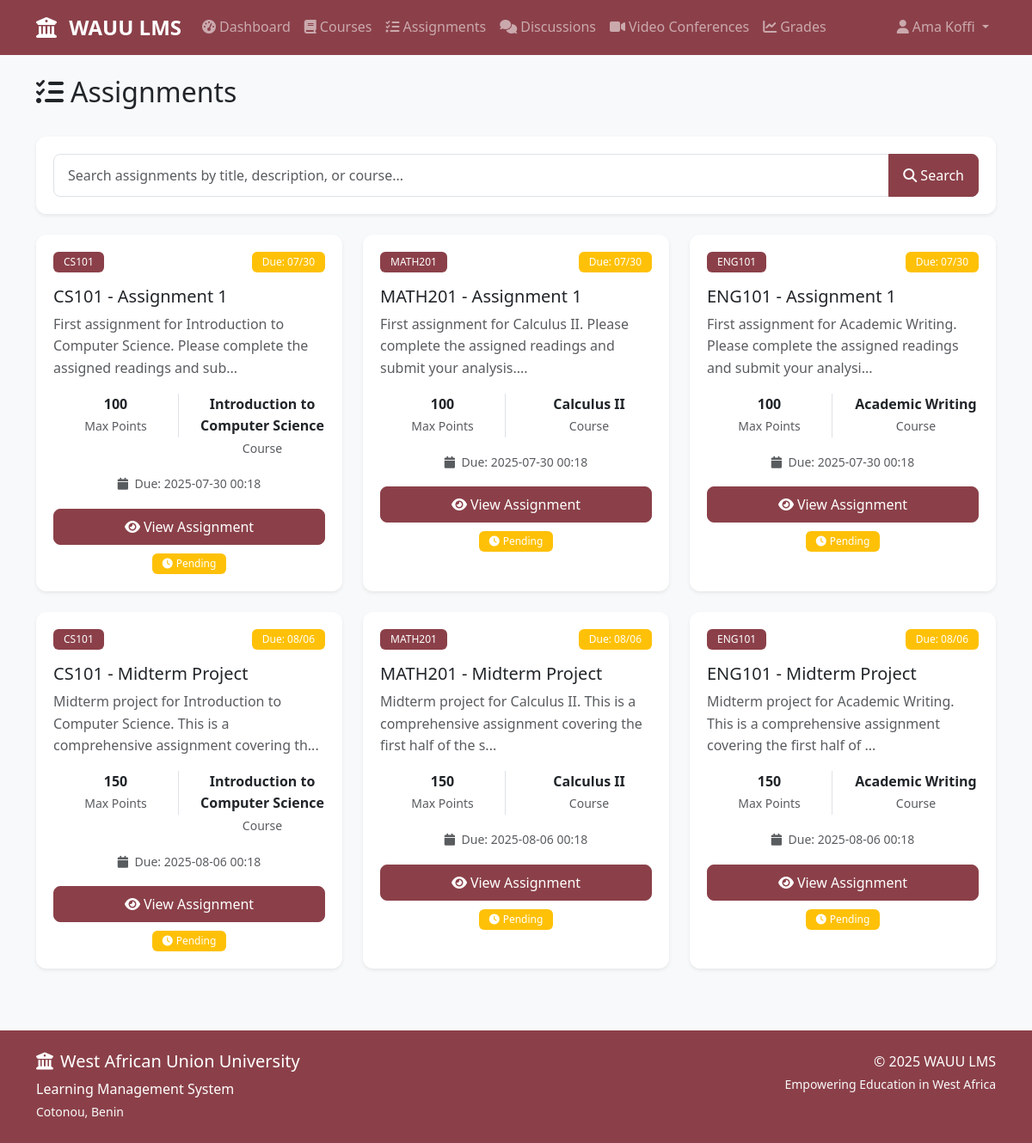
Screenshot of /assignments (signed in) with the database file from the repository.
### models.py (models this page shows, shortened)
class User(UserMixin, db.Model):
    id = db.Column(db.Integer, primary_key=True)
    username = db.Column(db.String(64), unique=True, nullable=False)
    email = db.Column(db.String(120), unique=True, nullable=False)
    password_hash = db.Column(db.String(256))
    first_name = db.Column(db.String(64), nullable=False)
    last_name = db.Column(db.String(64), nullable=False)
    role = db.Column(db.String(20), nullable=False, default='student')  # student, lecturer, admin
    created_at = db.Column(db.DateTime, default=datetime.utcnow)
    enrollments = db.relationship('Enrollment', backref='user', lazy='dynamic')
    taught_courses = db.relationship('Course', backref='lecturer', lazy='dynamic')
    submissions = db.relationship('Submission', backref='student', lazy='dynamic')
    posts = db.relationship('Post', backref='author', lazy='dynamic')
    grades = db.relationship('Grade', backref='student', lazy='dynamic')
    def get_full_name(self):
        return f"{self.first_name} {self.last_name}"
    def is_admin(self):
        return self.role == 'admin'
    def is_lecturer(self):
        return self.role == 'lecturer'
    def is_student(self):
        return self.role == 'student'

class Assignment(db.Model):
    id = db.Column(db.Integer, primary_key=True)
    title = db.Column(db.String(200), nullable=False)
    description = db.Column(db.Text)
    course_id = db.Column(db.Integer, db.ForeignKey('course.id'), nullable=False)
    max_points = db.Column(db.Integer, default=100)
    due_date = db.Column(db.DateTime)
    created_at = db.Column(db.DateTime, default=datetime.utcnow)
    submissions = db.relationship('Submission', backref='assignment', lazy='dynamic', cascade='all, delete-orphan')
    grades = db.relationship('Grade', backref='assignment', lazy='dynamic', cascade='all, delete-orphan')

class Course(db.Model):
    id = db.Column(db.Integer, primary_key=True)
    code = db.Column(db.String(20), unique=True, nullable=False)
    title = db.Column(db.String(200), nullable=False)
    description = db.Column(db.Text)
    lecturer_id = db.Column(db.Integer, db.ForeignKey('user.id'), nullable=False)
    created_at = db.Column(db.DateTime, default=datetime.utcnow)
    enrollments = db.relationship('Enrollment', backref='course', lazy='dynamic', cascade='all, delete-orphan')
    assignments = db.relationship('Assignment', backref='course', lazy='dynamic', cascade='all, delete-orphan')
    discussions = db.relationship('Discussion', backref='course', lazy='dynamic', cascade='all, delete-orphan')

### routes.py (the view, shortened to what this page needs)
@app.route('/assignments')
@login_required
def assignments():
    search_query = request.args.get('search', '').strip()
    if current_user.is_student():
        enrolled_courses = db.session.query(Course).join(Enrollment).filter(Enrollment.user_id == current_user.id).all()
        course_ids = [c.id for c in enrolled_courses]
        assignments_query = Assignment.query.filter(Assignment.course_id.in_(course_ids))
        assignments = assignments_query.order_by(Assignment.due_date.asc()).all()
    return render_template('assignments.html', assignments=assignments, search_query=search_query)

### app.py (called while the page is built)
@login_manager.user_loader
def load_user(user_id):
    from models import User
    return User.query.get(int(user_id))

### templates/assignments.html (shortened to what this page needs)
{% extends "base.html" %}
{% block content %}
<div class="d-flex justify-content-between align-items-center mb-4">
    <h2><i class="fas fa-tasks me-2"></i>Assignments</h2>
</div>
<div class="card mb-4">
    <div class="card-body">
        <form method="GET" action="{{ url_for('assignments') }}">
            <div class="input-group">
                <input type="text" class="form-control" name="search"
                       placeholder="Search assignments by title, description, or course..."
                       value="{{ search_query or '' }}">
                <button class="btn wauu-btn" type="submit">
                    <i class="fas fa-search me-1"></i>Search
                </button>
            </div>
        </form>
    </div>
</div>
{% if assignments %}
<div class="row">
    {% for assignment in assignments %}
    <div class="col-md-6 col-lg-4 mb-4">
        <div class="card h-100">
            <div class="card-body">
                <div class="d-flex justify-content-between align-items-start mb-3">
                    <span class="badge wauu-bg">{{ assignment.course.code }}</span>
                    {% if assignment.due_date %}
                        <span class="badge bg-warning">
                            Due: {{ assignment.due_date.strftime('%m/%d') }}
                        </span>
                    {% endif %}
                </div>
                <h5 class="card-title">{{ assignment.title }}</h5>
                <p class="card-text text-muted">{{ assignment.description[:100] }}...</p>
                <div class="mt-auto">
                    <div class="row text-center mb-3">
                        <div class="col-6">
                            <div class="border-end">
                                <strong class="d-block">{{ assignment.max_points }}</strong>
                                <small class="text-muted">Max Points</small>
                            </div>
                        </div>
                        <div class="col-6">
                            <strong class="d-block">{{ assignment.course.title }}</strong>
                            <small class="text-muted">Course</small>
                        </div>
                    </div>
                    {% if assignment.due_date %}
                    <div class="text-center mb-3">
                        <small class="text-muted">
                            <i class="fas fa-calendar me-1"></i>
                            Due: {{ assignment.due_date.strftime('%Y-%m-%d %H:%M') }}
                        </small>
                    </div>
                    {% endif %}
                    <div class="d-grid">
                        <a href="{{ url_for('assignment_detail', assignment_id=assignment.id) }}" class="btn wauu-btn">
                            <i class="fas fa-eye me-1"></i>View Assignment
                        </a>
                    </div>
                    {% if current_user.is_student() %}
                    <div class="mt-2">
                        {% set submission = assignment.submissions.filter_by(student_id=current_user.id).first() %}
                        {% if submission %}
                        <div class="text-center">
                            <span class="badge bg-success">
                                <i class="fas fa-check me-1"></i>Submitted
                            </span>
                        </div>
                        {% else %}
                        <div class="text-center">
                            <span class="badge bg-warning">
                                <i class="fas fa-clock me-1"></i>Pending
                            </span>
                        </div>
                        {% endif %}
                    </div>
                    {% endif %}
                </div>
            </div>
        </div>
    </div>
    {% endfor %}
</div>
{% endif %}
{% endblock %}

### templates/base.html (shortened to what this page needs)
<!DOCTYPE html>
<html lang="en">
<head>
    <link href="https://cdn.jsdelivr.net/npm/bootstrap@5.3.0/dist/css/bootstrap.min.css" rel="stylesheet">
    <link rel="stylesheet" href="https://cdnjs.cloudflare.com/ajax/libs/font-awesome/6.4.0/css/all.min.css">
    <link rel="stylesheet" href="{{ url_for('static', filename='css/style.css') }}">
</head>
<body>
    <nav class="navbar navbar-expand-lg navbar-dark wauu-navbar">
        <div class="container">
            <a class="navbar-brand" href="{{ url_for('dashboard') }}">
                <i class="fas fa-university me-2"></i>
                <strong>WAUU LMS</strong>
            </a>
            {% if current_user.is_authenticated %}
            <div class="collapse navbar-collapse" id="navbarNav">
                <ul class="navbar-nav me-auto">
                    <li class="nav-item">
                        <a class="nav-link" href="{{ url_for('dashboard') }}">
                            <i class="fas fa-tachometer-alt me-1"></i>Dashboard
                        </a>
                    </li>
                    <li class="nav-item">
                        <a class="nav-link" href="{{ url_for('courses') }}">
                            <i class="fas fa-book me-1"></i>Courses
                        </a>
                    </li>
                    <li class="nav-item">
                        <a class="nav-link" href="{{ url_for('assignments') }}">
                            <i class="fas fa-tasks me-1"></i>Assignments
                        </a>
                    </li>
                    <li class="nav-item">
                        <a class="nav-link" href="{{ url_for('discussions') }}">
                            <i class="fas fa-comments me-1"></i>Discussions
                        </a>
                    </li>
                    <li class="nav-item">
                        <a class="nav-link" href="{{ url_for('video_conferences') }}">
                            <i class="fas fa-video me-1"></i>Video Conferences
                        </a>
                    </li>
                    {% if current_user.is_student() %}
                    <li class="nav-item">
                        <a class="nav-link" href="{{ url_for('grades') }}">
                            <i class="fas fa-chart-line me-1"></i>Grades
                        </a>
                    </li>
                    {% endif %}
                </ul>
                <ul class="navbar-nav">
                    <li class="nav-item dropdown">
                        <a class="nav-link dropdown-toggle" href="#" role="button" data-bs-toggle="dropdown">
                            <i class="fas fa-user me-1"></i>{{ current_user.get_full_name() }}
                        </a>
                    </li>
                </ul>
            </div>
            {% endif %}
        </div>
    </nav>
    <main class="container my-4">
        {% block content %}{% endblock %}
    </main>
    <footer class="wauu-footer mt-5 py-4">
        <div class="container">
            <div class="row">
                <div class="col-md-6">
                    <h5><i class="fas fa-university me-2"></i>West African Union University</h5>
                    <p class="mb-0">Learning Management System</p>
                    <small class="text-light">Cotonou, Benin</small>
                </div>
                <div class="col-md-6 text-md-end">
                    <p class="mb-0">© 2025 WAUU LMS</p>
                    <small class="text-light">Empowering Education in West Africa</small>
                </div>
            </div>
        </div>
    </footer>
</body>
</html>

### static/css/style.css (style rules this page uses)
:root { --wauu-wine: #8b4049; --wauu-wine-dark: #722f37; --wauu-wine-light: #a45a63; }
.wauu-bg { background-color: var(--wauu-wine) !important; }
.wauu-navbar { background-color: var(--wauu-wine) !important; }
.wauu-footer { background-color: var(--wauu-wine) !important; color: white; }
.wauu-btn { background-color: var(--wauu-wine); border-color: var(--wauu-wine); color: white; }
body { font-family: 'Segoe UI', Tahoma, Geneva, Verdana, sans-serif; background-color: #f8f9fa; line-height: 1.6; }
.navbar-brand { font-weight: 700; font-size: 1.5rem; }
.nav-link { font-weight: 500; transition: all 0.3s ease; }
.card { border: none; border-radius: 0.75rem; box-shadow: 0 0.125rem 0.25rem rgba(0, 0, 0, 0.075); transition: all 0.3s ease; }
.card-body { padding: 1.25rem; }
.btn { border-radius: 0.5rem; font-weight: 500; padding: 0.5rem 1rem; transition: all 0.3s ease; }
.form-control { border-radius: 0.5rem; border: 1px solid #dee2e6; padding: 0.75rem 1rem; transition: all 0.3s ease; }
.badge { font-weight: 500; padding: 0.375rem 0.75rem; border-radius: 0.375rem; }
.wauu-footer { margin-top: auto; }

### rows the page displays
User: get_full_name "Ama Koffi"
Assignment: course.code "CS101", due_date "07/30", title "CS101 - Assignment 1", description "First assignment for Introduction to Computer Science. Please complete the assigned readings and sub", max_points "100", course "Introduction to Computer Science", due_date "2025-07-30 00:18"
Assignment: course.code "MATH201", due_date "07/30", title "MATH201 - Assignment 1", description "First assignment for Calculus II. Please complete the assigned readings and submit your analysis.", max_points "100", course "Calculus II", due_date "2025-07-30 00:18"
Assignment: course.code "ENG101", due_date "07/30", title "ENG101 - Assignment 1", description "First assignment for Academic Writing. Please complete the assigned readings and submit your analysi", max_points "100", course "Academic Writing", due_date "2025-07-30 00:18"
Assignment: course.code "CS101", due_date "08/06", title "CS101 - Midterm Project", description "Midterm project for Introduction to Computer Science. This is a comprehensive assignment covering th", max_points "150", course "Introduction to Computer Science", due_date "2025-08-06 00:18"
Assignment: course.code "MATH201", due_date "08/06", title "MATH201 - Midterm Project", description "Midterm project for Calculus II. This is a comprehensive assignment covering the first half of the s", max_points "150", course "Calculus II", due_date "2025-08-06 00:18"
Assignment: course.code "ENG101", due_date "08/06", title "ENG101 - Midterm Project", description "Midterm project for Academic Writing. This is a comprehensive assignment covering the first half of", max_points "150", course "Academic Writing", due_date "2025-08-06 00:18"
